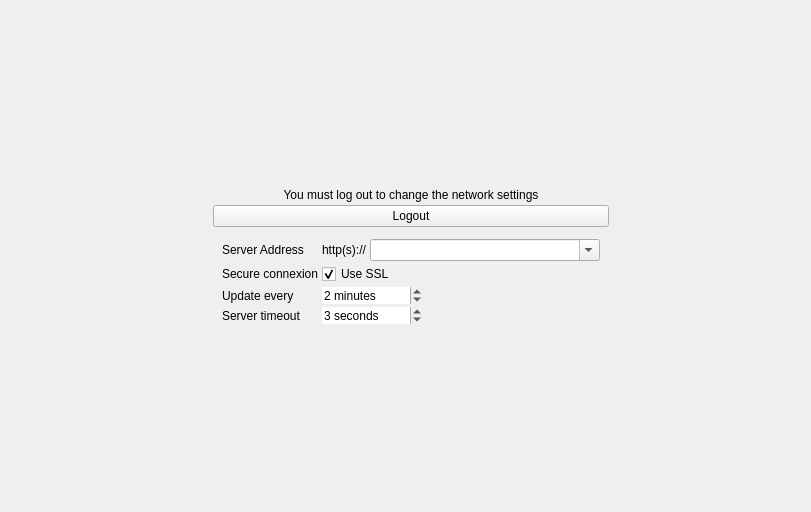
<?xml version="1.0" encoding="UTF-8"?>
<ui version="4.0">
 <class>ServerSettingsWidget</class>
 <widget class="QWidget" name="ServerSettingsWidget">
  <property name="geometry">
   <rect>
    <x>0</x>
    <y>0</y>
    <width>811</width>
    <height>512</height>
   </rect>
  </property>
  <property name="windowTitle">
   <string>Form</string>
  </property>
  <layout class="QHBoxLayout" name="horizontalLayout">
   <property name="spacing">
    <number>0</number>
   </property>
   <property name="topMargin">
    <number>9</number>
   </property>
   <property name="rightMargin">
    <number>0</number>
   </property>
   <property name="bottomMargin">
    <number>0</number>
   </property>
   <item>
    <spacer name="horizontalSpacer">
     <property name="orientation">
      <enum>Qt::Horizontal</enum>
     </property>
     <property name="sizeHint" stdset="0">
      <size>
       <width>144</width>
       <height>20</height>
      </size>
     </property>
    </spacer>
   </item>
   <item>
    <layout class="QVBoxLayout" name="verticalLayout">
     <property name="spacing">
      <number>3</number>
     </property>
     <property name="topMargin">
      <number>0</number>
     </property>
     <item>
      <spacer name="verticalSpacer_2">
       <property name="orientation">
        <enum>Qt::Vertical</enum>
       </property>
       <property name="sizeHint" stdset="0">
        <size>
         <width>20</width>
         <height>40</height>
        </size>
       </property>
      </spacer>
     </item>
     <item>
      <widget class="QWidget" name="logoutWidget" native="true">
       <layout class="QVBoxLayout" name="verticalLayout_8">
        <property name="spacing">
         <number>3</number>
        </property>
        <property name="leftMargin">
         <number>0</number>
        </property>
        <property name="topMargin">
         <number>0</number>
        </property>
        <property name="rightMargin">
         <number>0</number>
        </property>
        <property name="bottomMargin">
         <number>0</number>
        </property>
        <item>
         <widget class="QLabel" name="label_7">
          <property name="text">
           <string>You must log out to change the network settings</string>
          </property>
          <property name="alignment">
           <set>Qt::AlignCenter</set>
          </property>
         </widget>
        </item>
        <item>
         <widget class="QPushButton" name="logoutButton">
          <property name="text">
           <string>Logout</string>
          </property>
         </widget>
        </item>
       </layout>
      </widget>
     </item>
     <item>
      <widget class="QWidget" name="settingsWidget" native="true">
       <layout class="QFormLayout" name="formLayout">
        <property name="horizontalSpacing">
         <number>3</number>
        </property>
        <property name="verticalSpacing">
         <number>3</number>
        </property>
        <item row="0" column="0">
         <widget class="QLabel" name="label_11">
          <property name="text">
           <string>Server Address</string>
          </property>
         </widget>
        </item>
        <item row="0" column="1">
         <widget class="QWidget" name="serverAddressWidget" native="true">
          <layout class="QHBoxLayout" name="horizontalLayout_2">
           <property name="spacing">
            <number>3</number>
           </property>
           <property name="leftMargin">
            <number>0</number>
           </property>
           <property name="topMargin">
            <number>0</number>
           </property>
           <property name="rightMargin">
            <number>0</number>
           </property>
           <property name="bottomMargin">
            <number>0</number>
           </property>
           <item>
            <widget class="QLabel" name="label_9">
             <property name="text">
              <string>http(s)://</string>
             </property>
            </widget>
           </item>
           <item>
            <widget class="QComboBox" name="serverAddressBox">
             <property name="editable">
              <bool>true</bool>
             </property>
             <property name="minimumContentsLength">
              <number>25</number>
             </property>
             <property name="placeholderText" stdset="0">
              <string/>
             </property>
            </widget>
           </item>
          </layout>
         </widget>
        </item>
        <item row="1" column="0">
         <widget class="QLabel" name="label_8">
          <property name="text">
           <string>Secure connexion</string>
          </property>
         </widget>
        </item>
        <item row="1" column="1">
         <widget class="QCheckBox" name="sslCheckBox">
          <property name="text">
           <string>Use SSL</string>
          </property>
          <property name="checked">
           <bool>true</bool>
          </property>
         </widget>
        </item>
        <item row="2" column="0">
         <widget class="QLabel" name="label_10">
          <property name="text">
           <string>Update every</string>
          </property>
         </widget>
        </item>
        <item row="2" column="1">
         <widget class="QSpinBox" name="updateFreqSpinBox">
          <property name="maximumSize">
           <size>
            <width>100</width>
            <height>16777215</height>
           </size>
          </property>
          <property name="frame">
           <bool>false</bool>
          </property>
          <property name="suffix">
           <string> minutes</string>
          </property>
          <property name="minimum">
           <number>1</number>
          </property>
          <property name="maximum">
           <number>10</number>
          </property>
          <property name="value">
           <number>2</number>
          </property>
         </widget>
        </item>
        <item row="3" column="0">
         <widget class="QLabel" name="label_12">
          <property name="text">
           <string>Server timeout</string>
          </property>
         </widget>
        </item>
        <item row="3" column="1">
         <widget class="QSpinBox" name="timeoutSpinBox">
          <property name="maximumSize">
           <size>
            <width>100</width>
            <height>16777215</height>
           </size>
          </property>
          <property name="frame">
           <bool>false</bool>
          </property>
          <property name="suffix">
           <string> seconds</string>
          </property>
          <property name="minimum">
           <number>1</number>
          </property>
          <property name="maximum">
           <number>10</number>
          </property>
          <property name="value">
           <number>3</number>
          </property>
         </widget>
        </item>
       </layout>
      </widget>
     </item>
     <item>
      <spacer name="verticalSpacer">
       <property name="orientation">
        <enum>Qt::Vertical</enum>
       </property>
       <property name="sizeHint" stdset="0">
        <size>
         <width>20</width>
         <height>41</height>
        </size>
       </property>
      </spacer>
     </item>
    </layout>
   </item>
   <item>
    <spacer name="horizontalSpacer_3">
     <property name="orientation">
      <enum>Qt::Horizontal</enum>
     </property>
     <property name="sizeHint" stdset="0">
      <size>
       <width>143</width>
       <height>20</height>
      </size>
     </property>
    </spacer>
   </item>
  </layout>
 </widget>
 <resources/>
 <connections/>
</ui>
